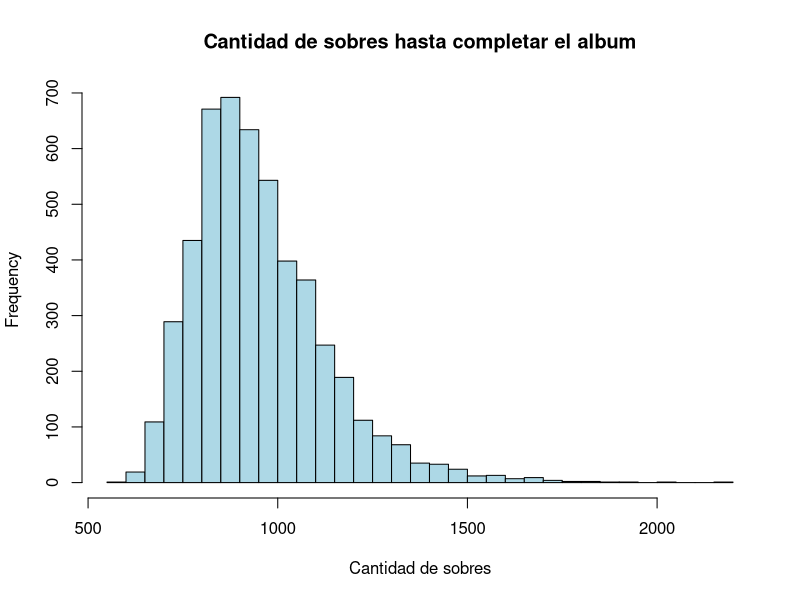

This figure's R source:

rm(list=ls())

cant_figuritas=670
n=1000 #cantidad de simulaciones con cantidad de sobres fijos (n_sobres)
m=5000 #cantidad de simulaciones con cantidad de sobres ilimitada.
n_sobres=800 #cantidad de sobres fijos

#Funciones:
pegar_sobre = function(a,p){ #Esta función simula la acción de abrir un paquete de figuritas y pegarlas en el album
  for (j in 1:5) {
    a[p[j]]=TRUE
  }
  return(a)
}

album_lleno = function(album){ #Devuelve True si el album está lleno y False si no.
  salida= FALSE
  if (all(album)==1) {
    salida=TRUE
  }
  return(salida)
}

probaconnsobres= function(n, n_sobres){ #Estima la probabilidad de completar el album con la cantidad prefijada de sobre n_sobres.
  exitos=0
  for (k in 1:n) {
    album=rep(FALSE, cant_figuritas)
    for (i in 1:n_sobres) {
      paquete=sample (1:670,5, replace=TRUE) 
      album=pegar_sobre(album,paquete)
    }
    if (album_lleno(album)==1) {
      exitos=exitos+1
    }
  }
  cat('La probabilidad estimada de llenar el album con ', n_sobres, ' sobres es de ', 100*exitos/n, ' %.')
}

cuantossobres=function(cant_figuritas){ #Esta simulación cuenta la cantidad de sobres que hacen falta hasta llenar el album desde cero.
  album=rep(FALSE, cant_figuritas)
  sobres=0
  while (album_lleno(album)!=1) {
    paquete=sample (1:cant_figuritas,5, replace=TRUE) 
    album=pegar_sobre(album,paquete)
    sobres=sobres+1
  }
  # print('La cantidad de sobres necesarios para llenar el album fue de')
  # print(sobres)
  return(sobres)
}


#Programa a ejecutar:
probaconnsobres(n, n_sobres)
  #Gráfico de sobres:
x=rep(0, m)
for (i in 1:m){
x[i]=cuantossobres(cant_figuritas)
#x son los sobres necesarios para llenar el album, cada lugar de x es el resultado de una simulación distinta.
}
#plot(x) 
hist(x,
     main="Cantidad de sobres hasta completar el album",
     xlab="Cantidad de sobres",
     col="lightblue",
     breaks=30,
     freq=TRUE
)
cat('La cantidad de sobres esperados para completar el album es ', mean(x), ' con una desviación estándar de ', sd(x))
cat('Los cuantiles para la cantidad de sobres necesarios son los siguientes:')
quantile(x)
